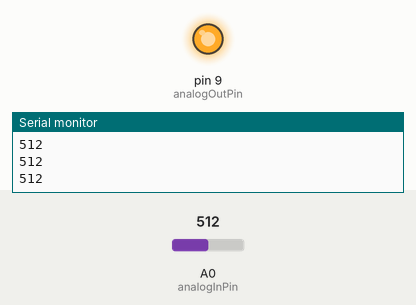
Bench run of a sketch on a simulated Arduino Uno, built with avr-gcc and run on an emulated ATmega328P. On the bench: output pins drawn as LEDs (lit = HIGH), the last lines printed to the serial monitor. Inputs (shaded band) come from the test bench; at power-on: A0 (analogInPin) = 512.

Above: at 1.2 s.
1.3 s: A0 (analogInPin) set to 122
At 2.3 s:
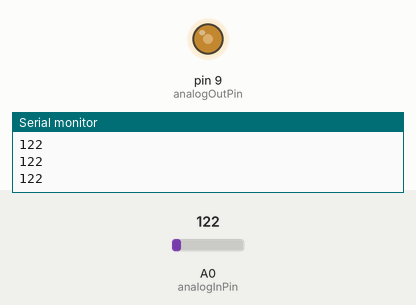
2.8 s: A0 (analogInPin) set to 0
At 3.5 s:
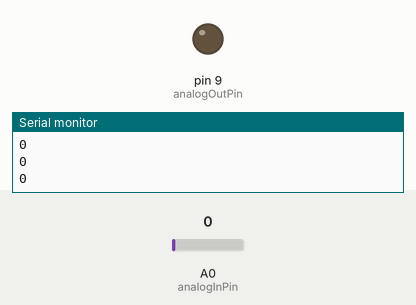
4.3 s: A0 (analogInPin) set to 306
At 4.7 s:
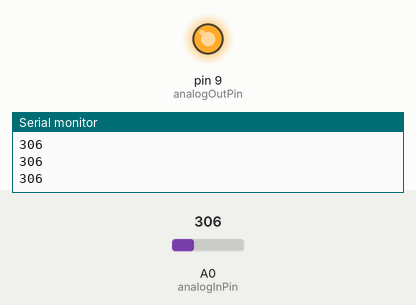
Timing chart, 0 to 7.3 s (numbered marks = the images above; inputs shaded):
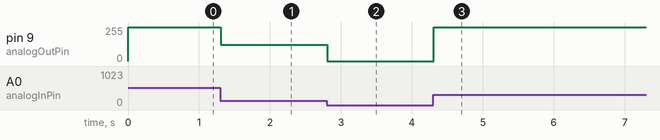

The sketch:

basic_serial_send.ino
```cpp
#define C4 0x30
#define Cs4 0x31
#define D4 0x32
#define E4 0x34
#define F4 0x35
#define G4 0x37
#define A4a 0x39
#define B4 0x3B
#define C5 0x3C
#define D5 0x3E
#define E5 0x40
#define F5 0x41
#define G5 0x43
#define A5a 0x45
#define As5 0x46
#define B5 0x47
#define C6 0x48
#define Cs6 0x49


const int analogInPin = A0;  // Analog input pin that the potentiometer is attached to
const int analogOutPin = 9; // Analog output pin that the LED is attached to

int sensorValue = 0;        // value read from the pot
int val = 0;        // value output to the PWM (analog out)

void setup() {
  // initialize serial communications at 9600 bps:
  Serial.begin(9600);
}

void loop() {
  sensorValue = analogRead(analogInPin);
  Serial.println(sensorValue);
  //val = map(sensorValue, 0, 1023, 0, 255);

analogWrite(analogOutPin,sensorValue);


  delay(10);
}
```

Measured:
- after the input at 1.3 s, pin 9 (analogOutPin): 255/255 → 122/255 at once
- after the input at 2.8 s, pin 9 (analogOutPin): 122/255 → 0/255 at once
- after the input at 4.3 s, pin 9 (analogOutPin): 0/255 → 255/255 at once
